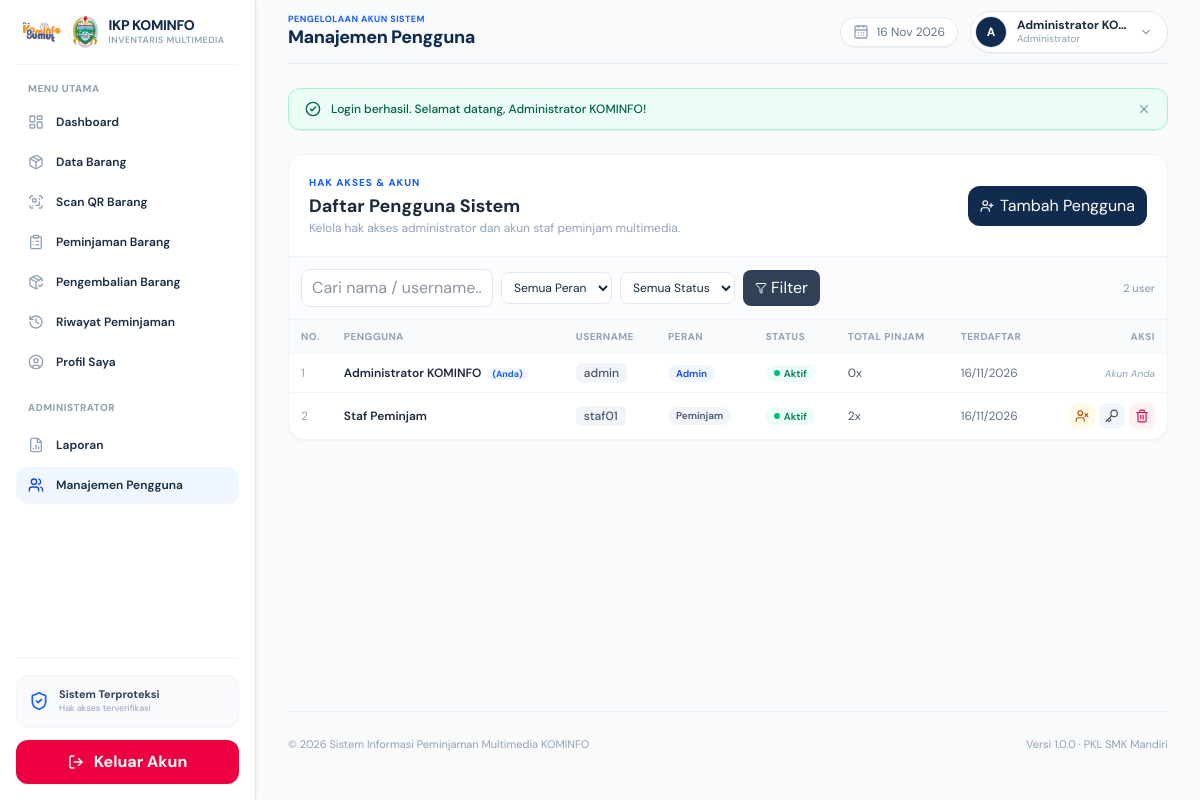
Screenshot of /users/index.php (signed in) with the database file from the repository.
### tables this page shows
CREATE TABLE users (
    id INT UNSIGNED AUTO_INCREMENT PRIMARY KEY,
    nama VARCHAR(150) NOT NULL,
    username VARCHAR(50) NOT NULL UNIQUE,
    password VARCHAR(255) NOT NULL,
    role ENUM('admin', 'peminjam') NOT NULL DEFAULT 'peminjam',
    status ENUM('aktif', 'nonaktif') NOT NULL DEFAULT 'aktif',
    foto VARCHAR(255) NULL DEFAULT NULL,
    created_at TIMESTAMP NOT NULL DEFAULT CURRENT_TIMESTAMP
);

### includes/bootstrap.php (called while the page is built, shortened)
<?php
function e(?string $v):string{return htmlspecialchars((string)$v,ENT_QUOTES,'UTF-8');}

### users/index.php (the view, shortened to what this page needs)
<?php
require_once __DIR__ . '/../includes/bootstrap.php';
$currentAdminId = (int) $_SESSION['user']['id'];
$search       = trim((string) ($_GET['search'] ?? ''));
$sql = "
    SELECT
        u.id, u.nama, u.username, u.role, u.status, u.created_at,
        COUNT(p.id) AS total_transaksi
    FROM users u
    LEFT JOIN peminjaman p ON p.user_id = u.id
    WHERE 1=1
";
$params = [];
$sql .= ' GROUP BY u.id ORDER BY u.role ASC, u.nama ASC';
$stmt = $pdo->prepare($sql);
$stmt->execute($params);
$userList = $stmt->fetchAll();
?>
<!doctype html>
<html lang="id">
<head>
    <script src="https://cdn.jsdelivr.net/npm/@tailwindcss/browser@4"></script>
    <link rel="stylesheet" href="../assets/css/style.css">
</head>
<body class="bg-slate-50 text-slate-800">
    <?php require __DIR__ . '/../includes/sidebar.php'; ?>
    <div class="md:ml-64 px-3 sm:px-8 min-h-screen flex flex-col transition-all pb-6">
        <?php require __DIR__ . '/../includes/header.php'; ?>
        <main class="flex-1 flex flex-col gap-4 sm:gap-6">
            <div class="bg-white rounded-xl sm:rounded-2xl shadow-xs border border-slate-100 overflow-hidden mb-4">
                <div class="flex flex-col sm:flex-row sm:items-center sm:justify-between gap-3 p-4 sm:p-5 border-b border-slate-100">
                    <div>
                        <p class="text-[10px] font-extrabold tracking-widest text-blue-600 uppercase mb-0.5">Hak Akses &amp; Akun</p>
                        <h3 class="text-base sm:text-lg font-bold text-slate-800">Daftar Pengguna Sistem</h3>
                        <p class="text-xs text-slate-400 hidden sm:block">Kelola hak akses administrator dan akun staf peminjam multimedia.</p>
                    </div>
                    <button type="button"
                        data-modal-open="modalTambahUser"
                        class="inline-flex items-center gap-1.5 bg-[#102b4e] hover:bg-[#1a3d6b] text-white text-xs font-semibold px-3 py-2 rounded-xl transition-colors whitespace-nowrap self-start sm:self-auto">
                        <i data-lucide="user-plus" class="w-3.5 h-3.5"></i>
                        <span>Tambah Pengguna</span>
                    </button>
                </div>
                <form method="get" class="flex flex-wrap items-center gap-2 p-3 border-b border-slate-100 bg-slate-50/60">
                    <input
                        type="text"
                        name="search"
                        class="border border-slate-200 rounded-lg px-2.5 py-1.5 text-xs focus:outline-none focus:ring-2 focus:ring-blue-500 w-full sm:w-48 bg-white"
                        placeholder="Cari nama / username..."
                        value="<?= e($search) ?>"
                    >
                    <select name="role" class="border border-slate-200 rounded-lg px-2 py-1.5 text-xs focus:outline-none focus:ring-2 focus:ring-blue-500 bg-white">
                        <option value="">Semua Peran</option>
                    </select>
                    <select name="status" class="border border-slate-200 rounded-lg px-2 py-1.5 text-xs focus:outline-none focus:ring-2 focus:ring-blue-500 bg-white">
                        <option value="">Semua Status</option>
                    </select>
                    <button type="submit" class="inline-flex items-center gap-1 bg-slate-700 hover:bg-slate-800 text-white text-xs font-medium px-3 py-1.5 rounded-lg transition-colors">
                        <i data-lucide="filter" class="w-3 h-3"></i> Filter
                    </button>
                    <span class="ml-auto text-[11px] text-slate-400 font-medium"><?= count($userList) ?> user</span>
                </form>
                <div class="overflow-x-auto">
                    <table class="w-full text-xs border-collapse">
                        <thead>
                            <tr class="bg-slate-50 border-b border-slate-100 text-left text-[10px] font-bold text-slate-400 uppercase tracking-wider">
                                <th class="py-2.5 px-3 w-10 hidden sm:table-cell">No.</th>
                                <th class="py-2.5 px-3">Pengguna</th>
                                <th class="py-2.5 px-3 hidden md:table-cell">Username</th>
                                <th class="py-2.5 px-3">Peran</th>
                                <th class="py-2.5 px-3">Status</th>
                                <th class="py-2.5 px-3 hidden md:table-cell">Total Pinjam</th>
                                <th class="py-2.5 px-3 hidden lg:table-cell">Terdaftar</th>
                                <th class="py-2.5 px-3 text-right">Aksi</th>
                            </tr>
                        </thead>
                        <tbody class="divide-y divide-slate-100">
                            <?php if (!$userList): ?>
                                <tr>
                                    <td colspan="8" class="px-4 py-10 text-center">
                                        <div class="flex flex-col items-center gap-1.5 text-slate-400">
                                            <i data-lucide="users" class="w-8 h-8 opacity-30"></i>
                                            <p class="font-semibold text-xs">Tidak ada pengguna ditemukan</p>
                                        </div>
                                    </td>
                                </tr>
                            <?php else: ?>
                                <?php foreach ($userList as $i => $u): ?>
                                    <?php $isMe = ((int) $u['id'] === $currentAdminId); ?>
                                    <tr class="hover:bg-slate-50/80 transition-colors">
                                        <td class="py-2.5 px-3 text-slate-400 text-xs hidden sm:table-cell"><?= $i + 1 ?></td>
                                        <td class="py-2.5 px-3 font-semibold text-slate-800">
                                            <div class="truncate max-w-[130px] sm:max-w-none">
                                                <?= e($u['nama']) ?>
                                                <?php if ($isMe): ?>
                                                    <span class="ml-1 text-[9px] font-bold text-blue-600 bg-blue-50 px-1 py-0.2 rounded whitespace-nowrap">(Anda)</span>
                                                <?php endif; ?>
                                            </div>
                                        </td>
                                        <td class="py-2.5 px-3 hidden md:table-cell">
                                            <span class="bg-slate-100 text-slate-600 text-xs px-2 py-0.5 rounded-md font-medium"><?= e($u['username']) ?></span>
                                        </td>
                                        <td class="py-2.5 px-3">
                                            <?php if ($u['role'] === 'admin'): ?>
                                                <span class="inline-flex items-center gap-1 text-[10px] font-semibold bg-blue-50 text-blue-700 px-2 py-0.5 rounded-full whitespace-nowrap">
                                                    Admin
                                                </span>
                                            <?php else: ?>
                                                <span class="inline-flex items-center gap-1 text-[10px] font-semibold bg-slate-100 text-slate-600 px-2 py-0.5 rounded-full whitespace-nowrap">
                                                    Peminjam
                                                </span>
                                            <?php endif; ?>
                                        </td>
                                        <td class="py-2.5 px-3">
                                            <?php if ($u['status'] === 'aktif'): ?>
                                                <span class="inline-flex items-center gap-1 text-[10px] font-semibold bg-emerald-50 text-emerald-700 px-2 py-0.5 rounded-full whitespace-nowrap">
                                                    <span class="w-1.5 h-1.5 rounded-full bg-emerald-500 inline-block"></span> Aktif
                                                </span>
                                            <?php else: ?>
                                                <span class="inline-flex items-center gap-1 text-[10px] font-semibold bg-rose-50 text-rose-700 px-2 py-0.5 rounded-full whitespace-nowrap">
                                                    <span class="w-1.5 h-1.5 rounded-full bg-rose-400 inline-block"></span> Nonaktif
                                                </span>
                                            <?php endif; ?>
                                        </td>
                                        <td class="py-2.5 px-3 text-slate-600 hidden md:table-cell"><?= (int) $u['total_transaksi'] ?>x</td>
                                        <td class="py-2.5 px-3 text-slate-500 text-xs hidden lg:table-cell"><?= date('d/m/Y', strtotime($u['created_at'])) ?></td>
                                        <td class="py-2.5 px-3 text-right">
                                            <?php if (!$isMe): ?>
                                                <div class="inline-flex items-center justify-end gap-1">
                                                    <form method="post" data-confirm="Apakah Anda yakin ingin <?= $u['status'] === 'aktif' ? 'menonaktifkan' : 'mengaktifkan' ?> akun pengguna <?= e($u['nama']) ?>?" data-confirm-title="Ubah Status Pengguna" data-confirm-icon="question" data-confirm-btn="Ya, Ubah Status" data-confirm-color="<?= $u['status'] === 'aktif' ? '#e11d48' : '#059669' ?>" class="m-0 inline">
                                                        <?php if ($u['status'] === 'aktif'): ?>
                                                            <button type="submit"
                                                                title="Nonaktifkan Akun"
                                                                class="p-1.5 rounded-lg text-amber-700 bg-amber-50 hover:bg-amber-100 transition-colors">
                                                                <i data-lucide="user-x" class="w-3.5 h-3.5"></i>
                                                            </button>
                                                        <?php endif; ?>
                                                    </form>
                                                    <button
                                                        type="button"
                                                        data-id="<?= (int) $u['id'] ?>"
                                                        data-nama="<?= e($u['nama']) ?>"
                                                        onclick="bukaResetPasswordDariBtn(this)"
                                                        title="Reset Password"
                                                        class="p-1.5 rounded-lg text-slate-600 bg-slate-100 hover:bg-slate-200 transition-colors">
                                                        <i data-lucide="key" class="w-3.5 h-3.5"></i>
                                                    </button>
                                                    <form method="post" data-confirm="Hapus akun pengguna <?= e($u['nama']) ?> dari sistem?" data-confirm-title="Hapus Pengguna" data-confirm-icon="warning" data-confirm-btn="Ya, Hapus Akun" data-confirm-color="#e11d48" class="m-0 inline">
                                                        <button type="submit"
                                                            title="Hapus Akun"
                                                            class="p-1.5 rounded-lg text-rose-600 bg-rose-50 hover:bg-rose-100 transition-colors">
                                                            <i data-lucide="trash-2" class="w-3.5 h-3.5"></i>
                                                        </button>
                                                    </form>
                                                </div>
                                            <?php else: ?>
                                                <span class="text-[10px] text-slate-400 italic">Akun Anda</span>
                                            <?php endif; ?>
                                        </td>
                                    </tr>
                                <?php endforeach; ?>
                            <?php endif; ?>
                        </tbody>
                    </table>
                </div>
            </div>
        </main>
        <?php require __DIR__ . '/../includes/footer.php'; ?>
    </div>
</body>
</html>

### assets/css/style.css (style rules this page uses)
:root { --navy:#102b4e;--blue:#2563a6;--ink:#172b43;--muted:#718096;--line:#e7edf4;--bg:#f4f7fb }
* { box-sizing:border-box }
body { margin:0;font-family:'DM Sans',sans-serif;color:var(--ink) }
button,input { font:inherit }
html, body { max-width: 100%; overflow-x: hidden; }
.text-white, a.text-white, button.text-white, .\!text-white, a.\!text-white, button.\!text-white { color: #ffffff !important; }
.text-white svg, a.text-white svg, button.text-white svg, .\!text-white svg, a.\!text-white svg, button.\!text-white svg, .text-white [data-lucide], a.text-white [data-lucide], button.text-white [data-lucide] { color: #ffffff !important; stroke: #ffffff !important; }
.text-white span, a.text-white span, button.text-white span, .\!text-white span, a.\!text-white span, button.\!text-white span { color: #ffffff !important; }
.rounded-full, [class*="rounded-full"] { white-space: nowrap !important; }

### users/index.php (style rules this page uses)
body { font-family: 'DM Sans', sans-serif; }

### rows the page displays
users: nama "Administrator KOMINFO", shows "(Anda)", username "admin", role "Admin", status "aktif" (drawn), total_transaksi "0", created_at "16/11/2026", shows "Akun Anda"
users: nama "Staf Peminjam", username "staf01", role "Peminjam", status "aktif" (drawn), total_transaksi "2", created_at "16/11/2026"

### other values shown
$pageSubtitle "PENGELOLAAN AKUN SISTEM"
$pageTitle "Manajemen Pengguna"
substr($displayName, 0, 1) "A"
$displayName "Administrator KO…"
$roleLabel "Administrator"
$msg['message'] "Login berhasil. Selamat datang, Administrator KOMINFO!"
count($userList) "2"
